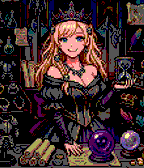
#> input picture resources/images/shop_scene.png, 144 x 168 px
$ python -i pebble_art.py   (imports and definitions only)
#> lines starting #> are read from the running program, lines starting #| are printed output that depends on the picture
# -*- coding: utf-8 -*-
"""Pebble向けドット絵生成の共通ヘルパー。

Pebbleのカラー機は 64色 (RGB各2bit: 0x00/0x55/0xAA/0xFF) なので、
ここで扱う色はすべてその範囲に収める。
"""
from PIL import Image

# ------------------------------------------------------------
# Pebble 64色パレット（よく使う色に1文字の記号を割り当てる）
# ------------------------------------------------------------
PAL = {
    '.': None,             # 透明
    'K': (0x00, 0x00, 0x00),  # Black
    'k': (0x55, 0x55, 0x55),  # DarkGray
    'g': (0xAA, 0xAA, 0xAA),  # LightGray
    'W': (0xFF, 0xFF, 0xFF),  # White
    'y': (0xFF, 0xAA, 0x00),  # ChromeYellow
    'Y': (0xFF, 0xFF, 0x55),  # Icterine
    'l': (0xFF, 0xFF, 0xAA),  # PastelYellow
    'o': (0xAA, 0x55, 0x00),  # WindsorTan
    'b': (0x55, 0x00, 0x00),  # BulgarianRose
    'O': (0xFF, 0x55, 0x00),  # Orange
    'r': (0xAA, 0x00, 0x00),  # DarkCandyAppleRed
    'R': (0xFF, 0x00, 0x00),  # Red
    'e': (0xFF, 0xAA, 0xAA),  # Melon
    's': (0xFF, 0xAA, 0x55),  # Rajah
    'v': (0xAA, 0x55, 0x55),  # RoseVale
    'B': (0x00, 0x55, 0xAA),  # CobaltBlue
    'u': (0x55, 0xAA, 0xFF),  # PictonBlue
    'U': (0x00, 0xAA, 0xFF),  # VividCerulean
    'N': (0x00, 0x00, 0x55),  # OxfordBlue
    'n': (0x00, 0x00, 0xAA),  # DukeBlue
    'i': (0x55, 0x55, 0xAA),  # Liberty
    'I': (0xAA, 0xAA, 0xFF),  # BabyBlueEyes
    'C': (0xAA, 0xFF, 0xFF),  # Celeste
    'c': (0x55, 0xFF, 0xFF),  # ElectricBlue
    'G': (0x00, 0xAA, 0x00),  # IslamicGreen
    'd': (0x00, 0x55, 0x00),  # DarkGreen
    'L': (0x55, 0xFF, 0x55),  # ScreaminGreen
    'j': (0xAA, 0xFF, 0x55),  # Inchworm
    'a': (0x55, 0x55, 0x00),  # ArmyGreen
    'A': (0xAA, 0xAA, 0x55),  # Brass
    'E': (0x55, 0xAA, 0x00),  # KellyGreen
    'p': (0xAA, 0x00, 0xAA),  # Purple
    'P': (0x55, 0x00, 0x55),  # ImperialPurple
    'm': (0xFF, 0x55, 0xFF),  # ShockingPink
    'M': (0xFF, 0x00, 0xAA),  # FashionMagenta
    'f': (0xFF, 0x00, 0x55),  # Folly
    'J': (0xAA, 0x00, 0x55),  # JazzberryJam
    'h': (0xFF, 0x55, 0xAA),  # BrilliantRose
    'H': (0xFF, 0xAA, 0xFF),  # RichBrilliantLavender
    'x': (0xAA, 0x55, 0xFF),  # LavenderIndigo
    'X': (0x55, 0x00, 0xAA),  # Indigo
    'q': (0xAA, 0x55, 0xAA),  # Purpureus
    't': (0x00, 0x55, 0x55),  # MidnightGreen
    'T': (0x00, 0xAA, 0xAA),  # TiffanyBlue
    'Q': (0x55, 0xAA, 0xAA),  # CadetBlue
    'w': (0x55, 0x55, 0xFF),  # VeryLightBlue
    'S': (0xFF, 0x55, 0x55),  # SunsetOrange
}


def rgb(c):
    return PAL[c] if isinstance(c, str) else c


def check_pebble_color(c):
    for v in c[:3]:
        assert v in (0x00, 0x55, 0xAA, 0xFF), c


# [51 lines left out: functions new_image, put, get, rect, parse_map, mirror_half and 1 more, not called in this run]


def outline(img, color='K', diagonal=False):
    """不透明ピクセルの外側1pxを輪郭色で縁取る。"""
    w, h = img.size
    src = img.copy()
    for y in range(h):
        for x in range(w):
            if src.getpixel((x, y))[3] != 0:
                continue
            nb = [(1, 0), (-1, 0), (0, 1), (0, -1)]
            if diagonal:
                nb += [(1, 1), (-1, -1), (1, -1), (-1, 1)]
            for dx, dy in nb:
                if get(src, x + dx, y + dy)[3] != 0:
                    put(img, x, y, color)
                    break
    return img


# [26 lines left out: functions sprite_from_map, validate, save, not called in this run]


def upscale(img, s):
    return img.resize((img.width * s, img.height * s), Image.NEAREST)


# [14 lines left out: functions on_bg, hash2, not called in this run]


BAYER4 = [
    [0, 8, 2, 10],
    [12, 4, 14, 6],
    [3, 11, 1, 9],
    [15, 7, 13, 5],
]


def dither(x, y, t):
    """t(0..1)の割合でTrueを返す4x4ベイヤーディザ。"""
    return (BAYER4[y % 4][x % 4] + 0.5) / 16.0 < t

>>> import cv2
>>> picture = cv2.imread('../resources/images/shop_scene.png', cv2.IMREAD_GRAYSCALE)
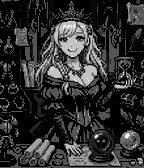
#> picture: shape (168, 144); min 0, max 245, mean 47.4
>>> result = outline(picture)
#> (the run stopped early here; a loop or call above may not have finished)
